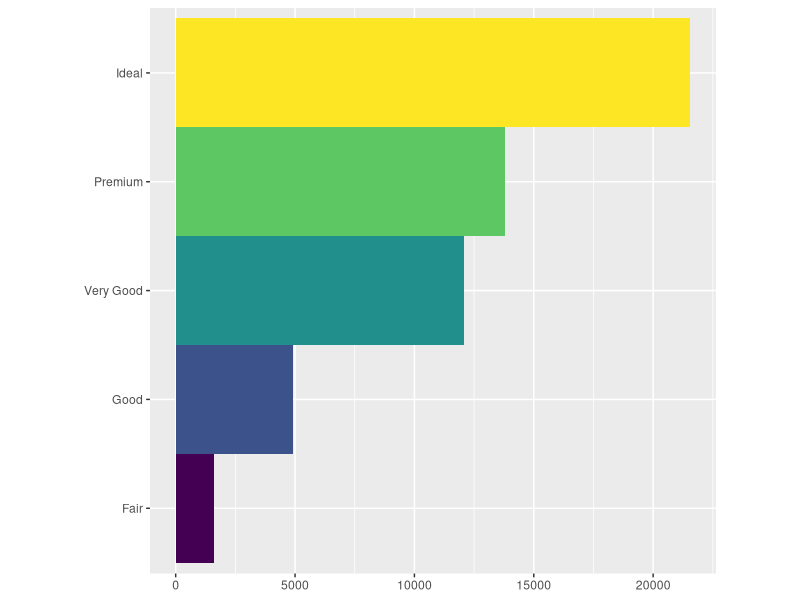

The R source for this figure:
library(ggplot2)
bar <- ggplot(data = diamonds) + 
  geom_bar(
    mapping = aes(x = cut, fill = cut), 
    show.legend = FALSE,
    width = 1
  ) + 
  theme(aspect.ratio = 1) +
  labs(x = NULL, y = NULL)

bar + coord_flip()
